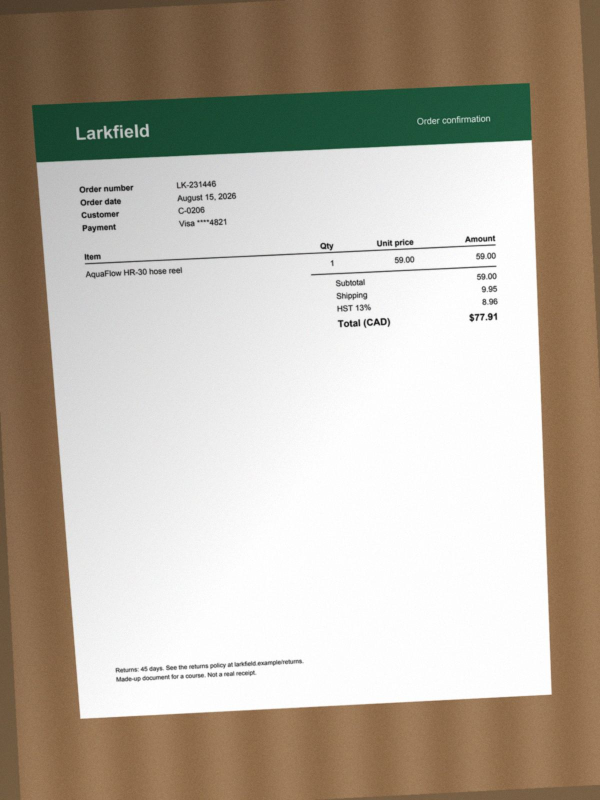
#> input picture C13/data/documents/IMG_4810.jpg, 1200 x 1600 px (shown at 1/2 size)
$ python -i route.py   (imports and definitions only)
#> lines starting #> are read from the running program, lines starting #| are printed output that depends on the picture
"""Look inside each file and choose how to read it (the route), page by page.

    python -m doc_extract.route            # every document of the course's set
    python -m doc_extract.route D058       # one document, page by page

The route of a page:
  text   the PDF page has a text layer: read it directly (textlayer.py)
  ocr    the page is only a picture (a scan, a photo, a scanned PDF page): read it with OCR (ocr.py)
  sheet  a spreadsheet: read the cells (sheets.py)
  stop   the file cannot be read as it is (see intake.py)
"""

from __future__ import annotations

import io
import sys
import zipfile
from dataclasses import dataclass, field
from pathlib import Path

MIN_TEXT_CHARS = 30  # fewer characters than this on a page: treat the page as a picture


# [17 lines left out: function sniff, not called in this run]


EXTENSIONS = {"pdf": {".pdf"}, "jpeg": {".jpg", ".jpeg"}, "png": {".png"}, "tiff": {".tif", ".tiff"},
              "xlsx": {".xlsx"}}


@dataclass
class PageInfo:
    page: int
    chars: int  # characters in the text layer
    image_share: float  # share of the page covered by pictures (0 to 1)
    route: str
    why: str


@dataclass
class Inspection:
    file: str
    format: str
    extension_ok: bool
    pages: list[PageInfo] = field(default_factory=list)
    note: str = ""

    @property
    def routes(self) -> list[str]:
        return [p.route for p in self.pages]

    # [13 lines left out: function kind, not called in this run]


def _looks_like_photo(path: Path) -> bool:
    """A photo has a coloured background around the paper; a scan is grey on white."""
#> called with path = '../../../data/documents/IMG_4810.jpg'
    from PIL import Image

    with Image.open(path) as img:
#> img is the input picture: PIL image 1200x1600 RGB; mean R, G, B 186, 177.2, 164.8
        small = img.convert("RGB").resize((64, 64))
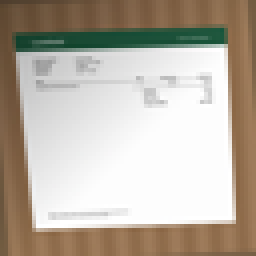
#> small: PIL image 64x64 RGB (shown 4 times larger); mean R, G, B 186, 177.1, 164.7
    border = [small.getpixel((x, y)) for x in range(64) for y in (0, 63)] + \
             [small.getpixel((x, y)) for y in range(64) for x in (0, 63)]
#> border = 256 items, first 6: (78, 61, 45), (114, 92, 66), (79, 62, 46), (116, 93, 66), (80, 63, 46), (143, 111, 80)
    sat = sum(max(p) - min(p) for p in border) / len(border)
#> sat = 55.24
    bright = sum(sum(p) / 3 for p in border) / len(border)
#> bright = 99.23
    return sat > 18 or bright < 170


# [55 lines left out: functions inspect, main, not called in this run]


# [2 lines not run here, left out]

>>> result = _looks_like_photo('../../../data/documents/IMG_4810.jpg')
#> result = True

$ run again, on C13/data/documents/IMG_4824.jpg
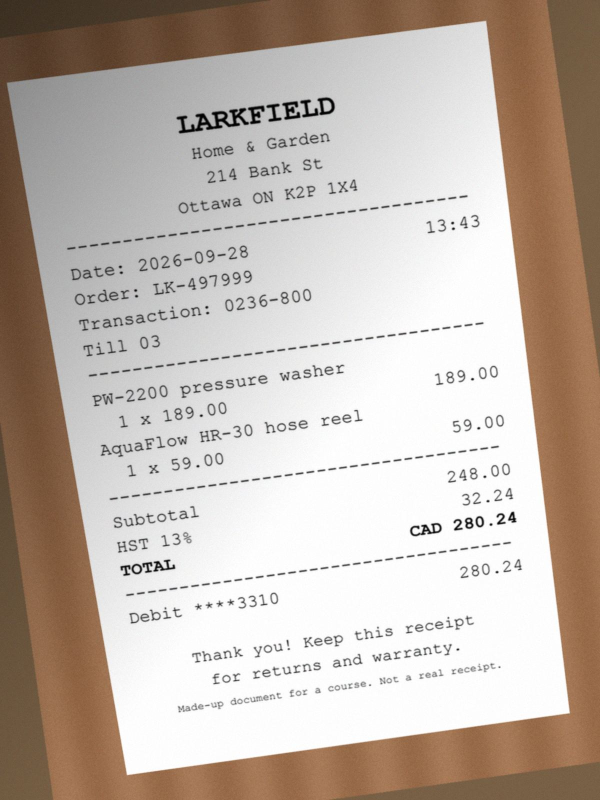
#> input picture C13/data/documents/IMG_4824.jpg, 1200 x 1600 px (shown at 1/2 size)
#> in _looks_like_photo, img is the input picture: PIL image 1200x1600 RGB; mean R, G, B 193.5, 181.8, 172.6
#> in _looks_like_photo, `small = img.convert("RGB").resize((64, 64))`:
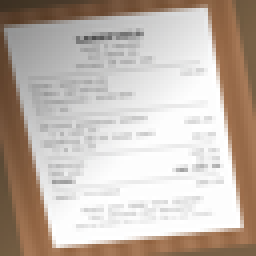
#> small: PIL image 64x64 RGB (shown 4 times larger); mean R, G, B 193.5, 181.7, 172.5
#> border = 256 items, first 6: (60, 48, 34), (112, 91, 64), (61, 49, 35), (113, 92, 65), (61, 49, 35), (114, 92, 66)
#> sat = 56.25
#> bright = 91.8
#> result = True
